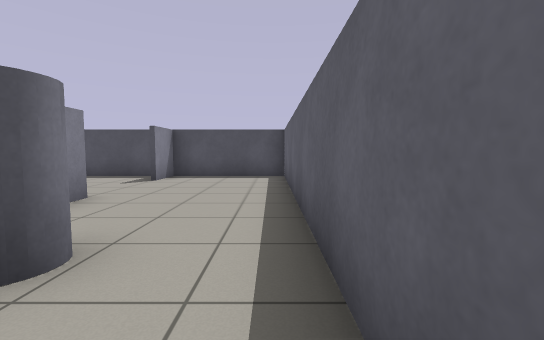
[1] (above)

23 first-person views from a walk through a Gazebo world. The camera is 0.87 m above the floor, tilts 4° down and sees 90° across. The floor is counted in squares, 1 m on a side. Each view is taken from the middle of a square. On the plan, view 1 faces up. The plan holds only what a view shows up to about 10 squares ahead; the rest is blank.

[2]
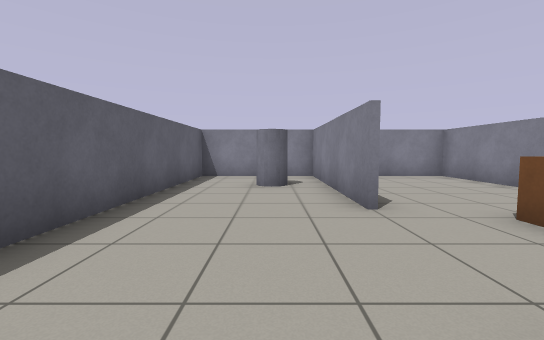

[3]
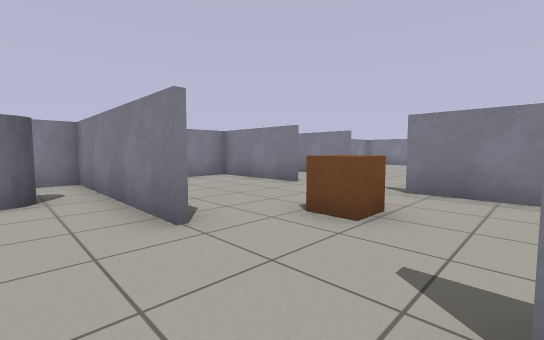

[4]
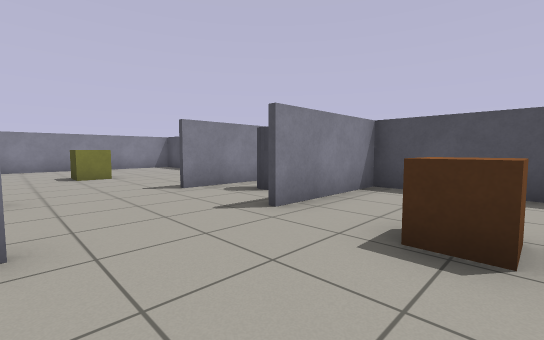

[5]
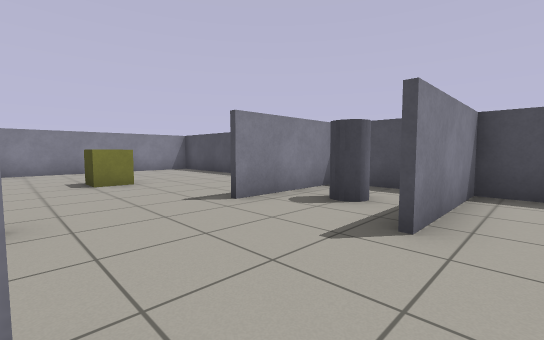

[6]
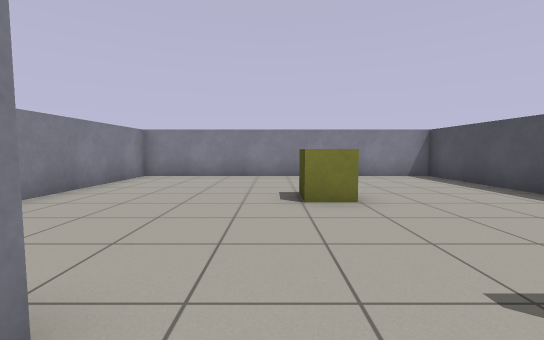

[7]
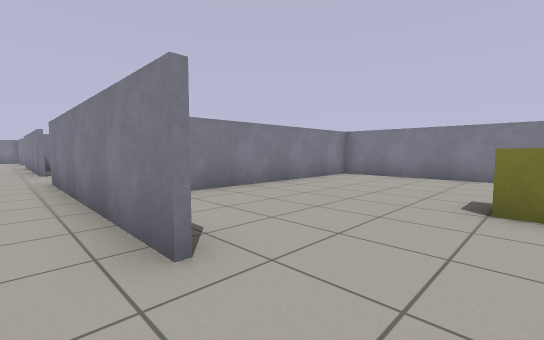

[8]
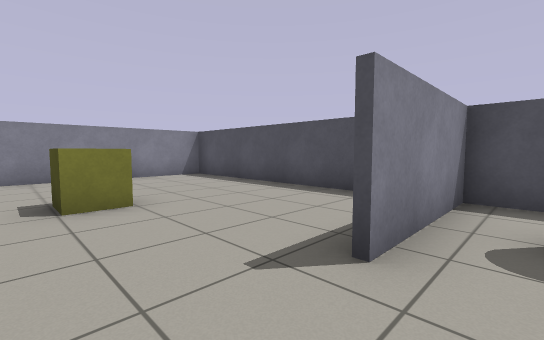

[9]
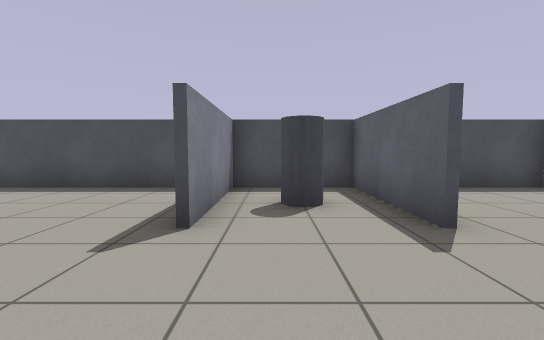

[10]
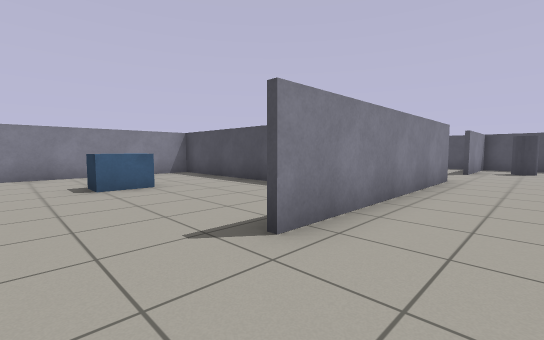

[11]
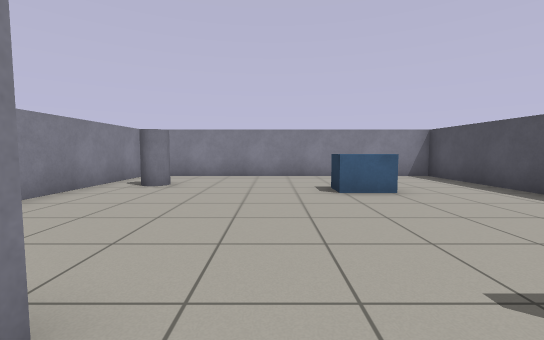

[12]
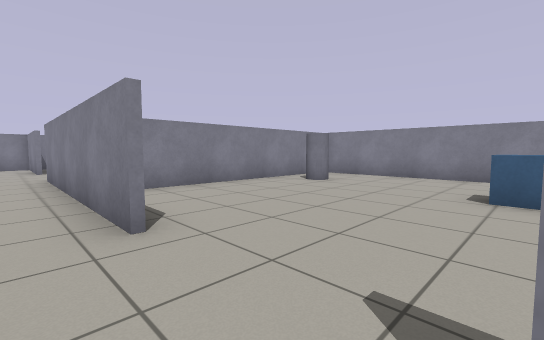

[13]
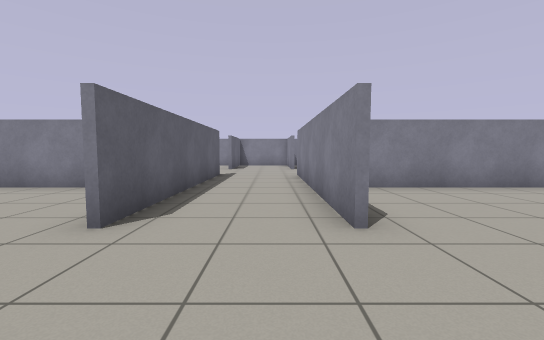

[14]
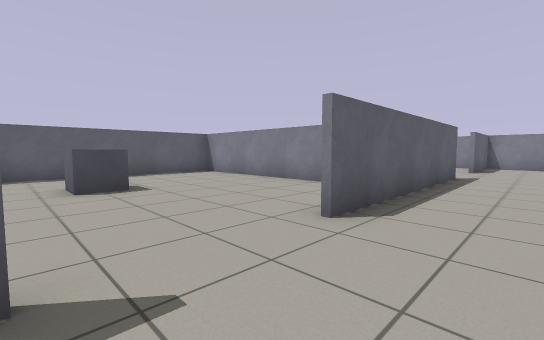

[15]
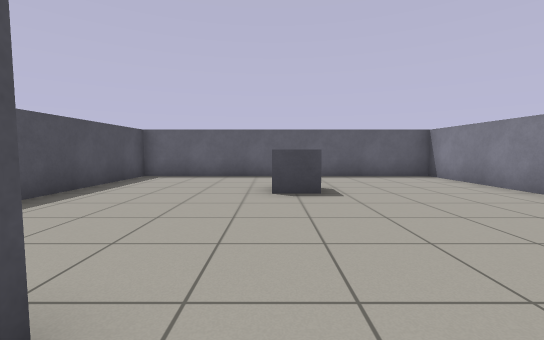

[16]
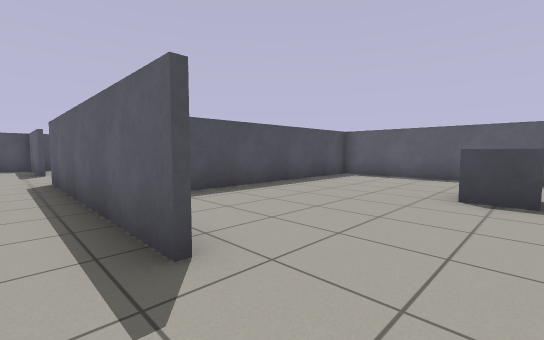

[17]
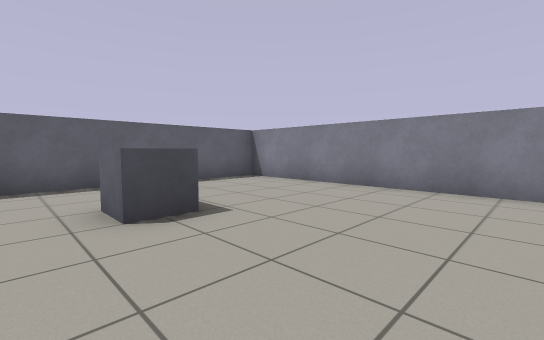

[18]
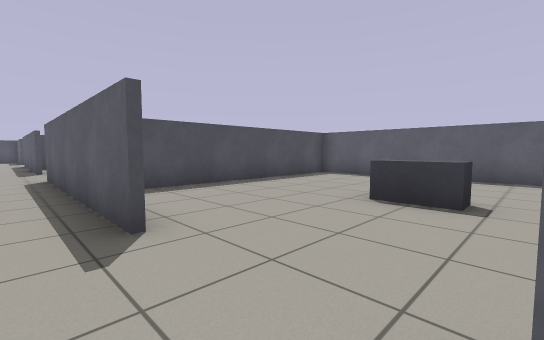

[19]
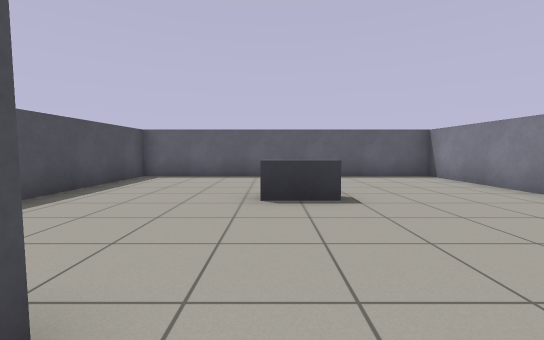

[20]
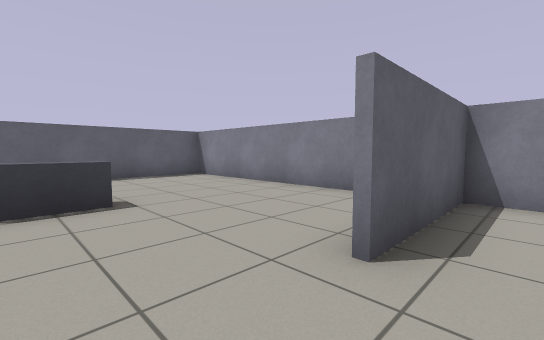

[21]
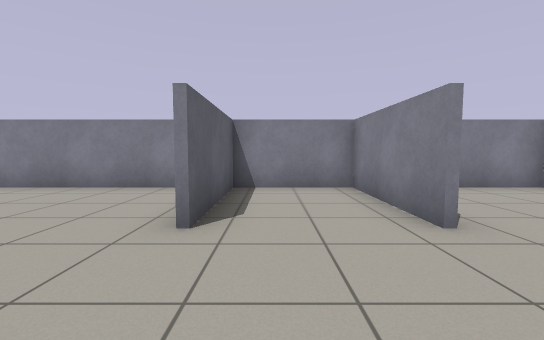

[22]
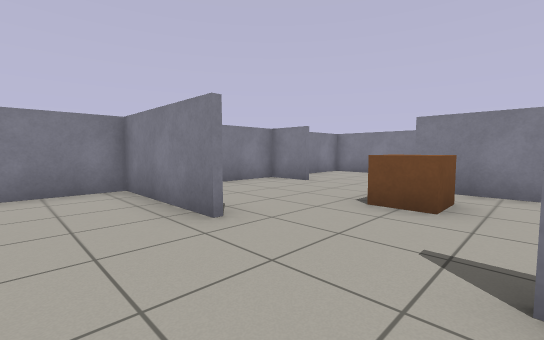

[23]
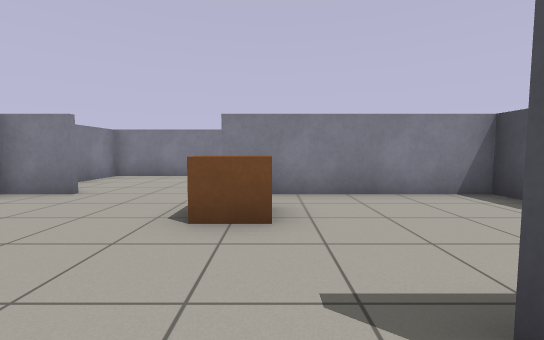

### Floor plan
Points are (right, up) in squares from view 1. A wall is a line through its corners. A room is listed if a view was taken in it or the views show most of it. See-through windows are left out.
Room 1 (views 1, 2, 3, 4, 5, 6, 7, 8, 9)
walls: (-8.1, 6) (-8.1, 9.5); (-7.9, 3) (-7.9, -0.4) (-5.6, -0.4); (-12.2, 9.4) (-19.4, 9.4) (-19.4, -1.1); (-7.9, 9.5) (-7.9, 6); (-3.4, 5.1) (-3.4, -0.4) (0.4, -0.4) (0.4, 8.9); (-3.4, 9.5) (-3.4, 8); (-19.5, -0.4) (-12.9, -0.4); (0.5, 9.4) (-10.9, 9.4) (-10.9, 6)
ways out: opening at (-9.5, 2) to room 2
objects: yellow box (-15, 5); grey cylinder (-10, 7) to (-9, 8); brown box (-6, 6) to (-5, 6); grey cylinder (-2, 2)
Room 2 (views 10, 11, 12, 13, 14, 15, 16)
walls: (-14.6, -0.6) (-19.5, -0.6); (-8.1, -4.1) (-8.1, 2.9); (-19.4, -1.1) (-19.4, -9.6); (-19.2, -10.4) (-12.2, -10.4); (-10.9, 3.1) (-10.9, -4)
ways out: opening at (-9.5, 2) to room 1; opening at (-7.7, -6) to room 3; opening at (-9.5, -7) to room 4
objects: grey cylinder (-17, -9); blue box (-16, -4)
Room 3 (view 17)
walls: (-7.1, -10.4) (0.5, -10.4); (0.4, -11) (0.4, -0.6) (-6.1, -0.6)
ways out: opening at (-7.7, -6) to room 2
objects: grey box (-3, -6) to (-3, -5)
Room 4 (views 18, 19, 20, 21, 22, 23)
walls: (-10.9, -16.9) (-10.9, -20.4) (-8.1, -20.4) (-8.1, -17); (-8.1, -14.1) (-8.1, -7); (-6.8, -20.4) (0.4, -20.4) (0.4, -11); (-15.4, -18.9) (-15.4, -20.4) (-13.4, -20.4); (-14.8, -10.6) (-15.4, -10.6) (-15.4, -16); (-10.9, -6.9) (-10.9, -14); (-19.4, -16.6) (-19.4, -20.4) (-17.5, -20.4); (0.5, -10.6) (-6.8, -10.6)
ways out: opening at (-9.5, -7) to room 2
objects: brown box (-14, -16) to (-13, -15); grey box (-4, -16) to (-4, -15)

Positions as (right, up) in squares from view 1, and headings:
1: (0, 0), facing up
2: (-2, 9), facing down
3: (-2, 8), facing down-left
4: (-5, 3), facing up-left
5: (-7, 3), facing up-left
6: (-10, 4), facing left
7: (-10, 5), facing down-left
8: (-10, 4), facing up-left
9: (-10, 3), facing up
10: (-9, -6), facing up-left
11: (-10, -6), facing left
12: (-10, -4), facing down-left
13: (-10, -4), facing down
14: (-10, -4), facing down-right
15: (-9, -5), facing right
16: (-9, -6), facing up-right
17: (-7, -4), facing down-right
18: (-9, -17), facing up-right
19: (-9, -15), facing right
20: (-9, -15), facing down-right
21: (-9, -14), facing down
22: (-9, -14), facing down-left
23: (-10, -15), facing left
